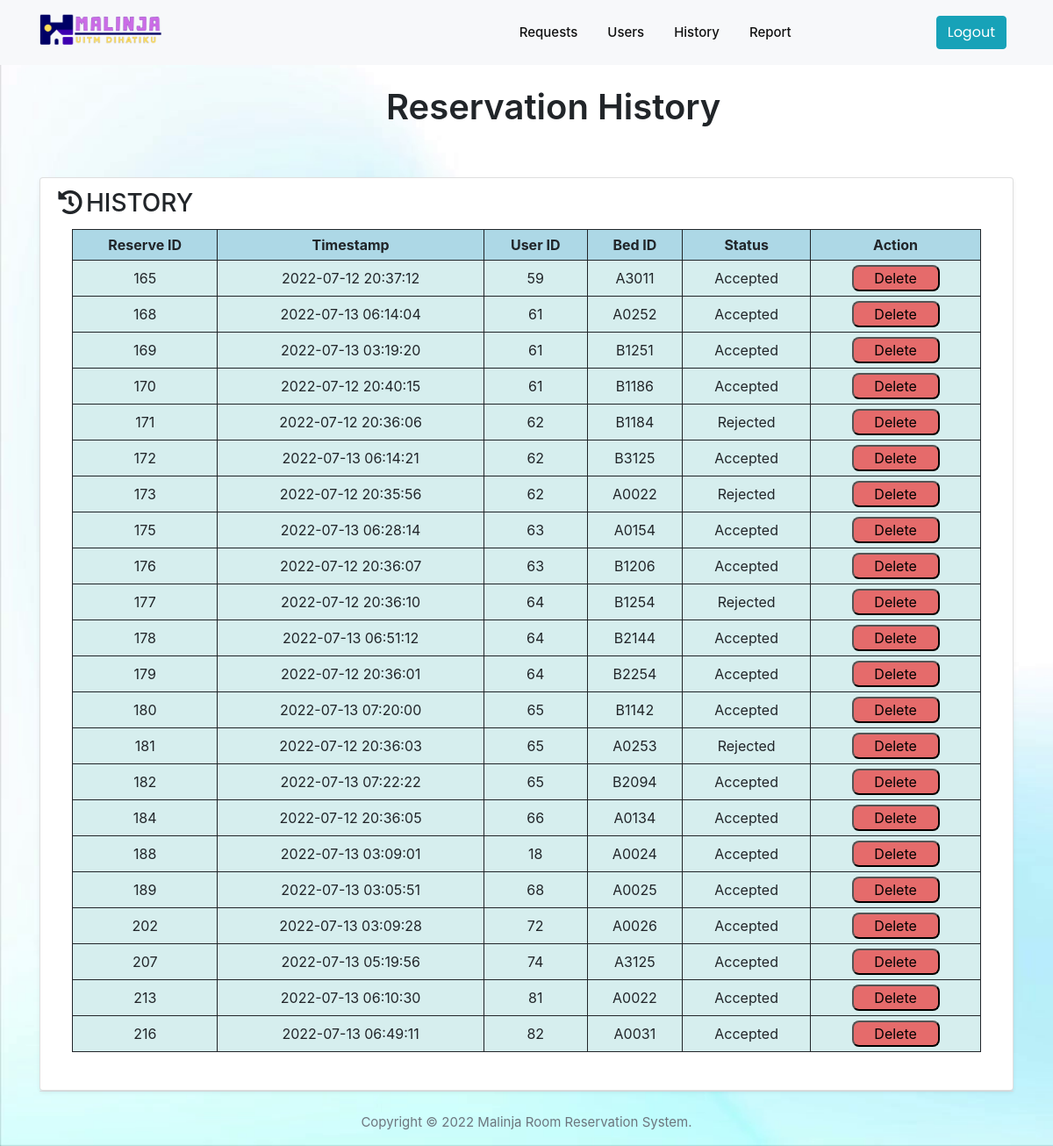
The app's page /admin/admin/admin-view-history.php (signed in) with its own data.
### tables this page shows
CREATE TABLE `reserve` (
  `reserve_id` int(11) NOT NULL,
  `timestamp` timestamp NOT NULL DEFAULT current_timestamp() ON UPDATE current_timestamp(),
  `user_id` int(11) NOT NULL,
  `bed_id` varchar(5) NOT NULL,
  `status` int(11) NOT NULL DEFAULT 0
);

### admin/admin/admin-view-history.php (the view, shortened to what this page needs)
<!DOCTYPE html>
<html lang="en">
<head>
  <link rel="stylesheet" href="vendors/owl-carousel/css/owl.carousel.min.css">
  <link rel="stylesheet" href="vendors/owl-carousel/css/owl.theme.default.css">
  <link rel="stylesheet" href="vendors/mdi/css/materialdesignicons.min.css">
  <link rel="stylesheet" href="vendors/aos/css/aos.css">
  <link rel="stylesheet" href="css/style.min.css">
  <link rel="stylesheet" href="css/bookBox.css">
<link rel='stylesheet' href='https://cdnjs.cloudflare.com/ajax/libs/twitter-bootstrap/4.1.3/css/bootstrap.min.css'>
<link rel='stylesheet' href='https://cdnjs.cloudflare.com/ajax/libs/font-awesome/5.12.1/css/all.min.css'>
</head>
<body id="body" data-spy="scroll" data-target=".navbar" data-offset="100">
  <header id="header-section">
    <nav class="navbar navbar-expand-lg pl-3 pl-sm-0" id="navbar">
    <div class="container">
      <div class="navbar-brand-wrapper d-flex w-100">
        <img src="images/logohoriz.png" alt="" style="width:150px;">
      </div>
      <div class="collapse navbar-collapse navbar-menu-wrapper" id="navbarSupportedContent">
        <ul class="navbar-nav align-items-lg-center align-items-start ml-auto">
          <li class="nav-item">
            <a class="nav-link" href="index.php">Requests <span class="sr-only">(current)</span></a>
          </li>
          <li class="nav-item">
            <a class="nav-link" href="users.php">Users</a>
          </li>
          <li class="nav-item">
            <a class="nav-link" href="admin-view-history.php">History</a>
          </li>
          <li class="nav-item">
            <a class="nav-link" href="report.php">Report</a>
          </li>
          <li class="nav-item btn-contact-us pl-4 pl-lg-0">
            <button class="btn btn-info" data-toggle="modal" data-target="#exampleModal" ><a href="../index.php"><div style="color:white">Logout</div></a></button>
          </li>
        </ul>
      </div>
    </div>
    </nav>
  </header><br>
  <div class="container">
    <div class="col-12 col-lg-7 grid-margin grid-margin-lg-0" data-aos="fade-right" style="margin-left:380px;">
      <h1 class="font-weight-semibold">Reservation History</h1>
      </div><br><br>
      <div class="col-lg-13">
<div class="card shadow-sm">
<div class="card-header bg-transparent border-0">
<h3 class="mb-0"><i class="fa fa-history pr-1"></i>HISTORY</h3>
</div>
<div class="card-body pt-0">
<?php
include('../php/dbconn.php');
$q="SELECT * FROM reserve WHERE status='-1' or status='1'";
$result=mysqli_query($dbconn,$q);
$numrow=mysqli_num_rows($result);
echo "<form method='POST'><table style='text-align:center; border: 1px solid;'><tr><th style='background-color: #ADD8E6;padding: 5px;text-align:center;border: 1px solid;'>Reserve ID </th><th style='background-color: #ADD8E6;padding: 5px;text-align:center;border: 1px solid;'>Timestamp</th><th style='background-color: #ADD8E6;padding: 5px;text-align:center;border: 1px solid;'>User ID</th><th style='background-color: #ADD8E6;padding: 5px;text-align:center;border: 1px solid;'>Bed ID</th><th style='background-color: #ADD8E6;padding: 5px;text-align:center;border: 1px solid;'>Status</th><th style='background-color: #ADD8E6;padding: 5px;text-align:center;border: 1px solid;'>Action</th></tr>";
for ($a=0;$a<$numrow;$a++):
    $row=mysqli_fetch_array($result);?>
    <tr>
        <td><?php echo $row['reserve_id']?></td>
        <td><?php echo $row['timestamp']?></td>
        <td><?php echo $row['user_id']?></td>
        <td><?php echo $row['bed_id']?></td>
        <?php if ($row['status']==-1){
          echo '<td>Rejected</td>';
        }?>
        <?php if ($row['status']==1){
          echo '<td>Accepted</td>';
        }?>
    <td><button class="aaaa" style="border-radius: 8px; color:#00000; background-color:#e56b6b; width: 100px;" value=<?php echo $row['reserve_id']?> name='delete'>Delete</button></td>
    </tr>
<?php endfor ?>
</table>
</form>
</div>
</div>
 <footer class="border-top">
        <p class="text-center text-muted pt-4">Copyright © 2022 Malinja Room Reservation System.</p>
      </footer>
</body>
</html>

### admin/admin/admin-view-history.php (style rules this page uses)
body { background-image: url(images/bg3.png); background-size: cover; }
table { width: 100%; background-color: #CBC3E3; }
td { background-color: #D6EEEE; padding: 5px; text-align:center; border: 1px solid; }

### records on screen
reserve: reserve_id "165", timestamp "2022-07-12 20:37:12", user "59", bed "A3011", status "Accepted"
reserve: reserve_id "168", timestamp "2022-07-13 06:14:04", user "61", bed "A0252", status "Accepted"
reserve: reserve_id "169", timestamp "2022-07-13 03:19:20", user "61", bed "B1251", status "Accepted"
reserve: reserve_id "170", timestamp "2022-07-12 20:40:15", user "61", bed "B1186", status "Accepted"
reserve: reserve_id "171", timestamp "2022-07-12 20:36:06", user "62", bed "B1184", status "Rejected"
reserve: reserve_id "172", timestamp "2022-07-13 06:14:21", user "62", bed "B3125", status "Accepted"
reserve: reserve_id "173", timestamp "2022-07-12 20:35:56", user "62", bed "A0022", status "Rejected"
reserve: reserve_id "175", timestamp "2022-07-13 06:28:14", user "63", bed "A0154", status "Accepted"
reserve: reserve_id "176", timestamp "2022-07-12 20:36:07", user "63", bed "B1206", status "Accepted"
reserve: reserve_id "177", timestamp "2022-07-12 20:36:10", user "64", bed "B1254", status "Rejected"
reserve: reserve_id "178", timestamp "2022-07-13 06:51:12", user "64", bed "B2144", status "Accepted"
reserve: reserve_id "179", timestamp "2022-07-12 20:36:01", user "64", bed "B2254", status "Accepted"
reserve: reserve_id "180", timestamp "2022-07-13 07:20:00", user "65", bed "B1142", status "Accepted"
reserve: reserve_id "181", timestamp "2022-07-12 20:36:03", user "65", bed "A0253", status "Rejected"
reserve: reserve_id "182", timestamp "2022-07-13 07:22:22", user "65", bed "B2094", status "Accepted"
reserve: reserve_id "184", timestamp "2022-07-12 20:36:05", user "66", bed "A0134", status "Accepted"
reserve: reserve_id "188", timestamp "2022-07-13 03:09:01", user "18", bed "A0024", status "Accepted"
reserve: reserve_id "189", timestamp "2022-07-13 03:05:51", user "68", bed "A0025", status "Accepted"
reserve: reserve_id "202", timestamp "2022-07-13 03:09:28", user "72", bed "A0026", status "Accepted"
reserve: reserve_id "207", timestamp "2022-07-13 05:19:56", user "74", bed "A3125", status "Accepted"
reserve: reserve_id "213", timestamp "2022-07-13 06:10:30", user "81", bed "A0022", status "Accepted"
reserve: reserve_id "216", timestamp "2022-07-13 06:49:11", user "82", bed "A0031", status "Accepted"
